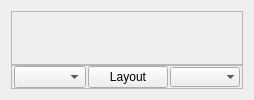
     <widget class="QWidget" name="layoutWidget">
      <layout class="QVBoxLayout" name="verticalLayout_3">
       <property name="spacing">
        <number>0</number>
       </property>
       <item>
        <widget class="QWidget" name="graphMainArea" native="true">
         <property name="sizePolicy">
          <sizepolicy hsizetype="Expanding" vsizetype="Expanding">
           <horstretch>1</horstretch>
           <verstretch>0</verstretch>
          </sizepolicy>
         </property>
         <layout class="QHBoxLayout" name="horizontalLayout_2">
          <property name="spacing">
           <number>0</number>
          </property>
          <property name="leftMargin">
           <number>0</number>
          </property>
          <property name="topMargin">
           <number>0</number>
          </property>
          <property name="rightMargin">
           <number>0</number>
          </property>
          <property name="bottomMargin">
           <number>0</number>
          </property>
          <item>
           <widget class="QFrame" name="graphFrame">
            <property name="frameShape">
             <enum>QFrame::StyledPanel</enum>
            </property>
            <property name="frameShadow">
             <enum>QFrame::Raised</enum>
            </property>
           </widget>
          </item>
         </layout>
        </widget>
       </item>
       <item>
        <widget class="QFrame" name="frame">
         <property name="frameShape">
          <enum>QFrame::StyledPanel</enum>
         </property>
         <property name="frameShadow">
          <enum>QFrame::Sunken</enum>
         </property>
         <layout class="QHBoxLayout" name="horizontalLayout">
          <property name="spacing">
           <number>2</number>
          </property>
          <property name="leftMargin">
           <number>2</number>
          </property>
          <property name="topMargin">
           <number>0</number>
          </property>
          <property name="rightMargin">
           <number>2</number>
          </property>
          <property name="bottomMargin">
           <number>0</number>
          </property>
          <item>
           <widget class="QComboBox" name="eventsCombo">
            <property name="maxVisibleItems">
             <number>12</number>
            </property>
           </widget>
          </item>
          <item>
           <layout class="QHBoxLayout" name="sessionBarLayout">
            <property name="sizeConstraint">
             <enum>QLayout::SetMaximumSize</enum>
            </property>
           </layout>
          </item>
          <item>
           <widget class="QPushButton" name="layout">
            <property name="text">
             <string>Layout</string>
            </property>
            <property name="icon">
             <iconset resource="Resources.qrc">
              <normaloff>:/icons/cog.png</normaloff>:/icons/cog.png</iconset>
            </property>
            <property name="toolTip">
             <string>Save and Restore Graph Layout Settings</string>
            </property>
           </widget>
          </item>
          <item>
           <widget class="QComboBox" name="graphCombo">
            <property name="sizePolicy">
             <sizepolicy hsizetype="Preferred" vsizetype="Fixed">
              <horstretch>0</horstretch>
              <verstretch>0</verstretch>
             </sizepolicy>
            </property>
            <property name="toolTip">
             <string>Show/hide available graphs.</string>
            </property>
            <property name="styleSheet">
             <string notr="true"/>
            </property>
            <property name="sizeAdjustPolicy">
             <enum>QComboBox::AdjustToContents</enum>
            </property>
            <property name="iconSize">
             <size>
              <width>20</width>
              <height>20</height>
             </size>
            </property>
            <property name="frame">
             <bool>false</bool>
            </property>
           </widget>
          </item>
         </layout>
        </widget>
       </item>
      </layout>
     </widget>
